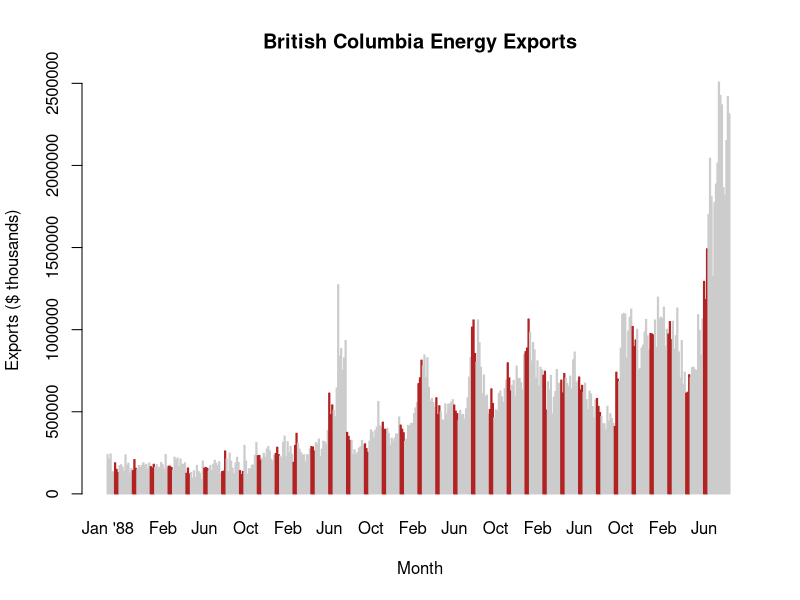

Source code (R):
#setup workspace
graphics.off()
rm(list=ls())


# Part 1 - Getting the data

# 1
  # loading required libraries
  library(tidyverse)
  library(readxl)

# 2
  # loading the data skipping first 5 lines of input
  d <- read_xlsx("./bc_trade.xlsx", skip = 5)

# 3
  # extracting the current names for columns 1 and 3
  old_names <- names(d)[c(1,3)]
  
  # renaming columns 1 and 3
  d <- d |>
    rename(month = old_names[1]) |> 
    rename(energy = old_names[2])
  
  
# Part 2 - Time series graphics

# 4.
  # creating a color codes vector with the same length as the month column in d
  # and initializing each value to "#cccccc"
  color_codes <- rep("#cccccc", times = length(d$month))
  # for those indices in color_codes matching the row numbers in the d$month
  # column containing Jun, Jul or Aug, we set a value of "firebrick"
  color_codes[d$month == "Jun" | d$month == "Jul" | d$month == "Aug"] <- "firebrick"

# 5.
  # creating the bar graph
  d$energy |> 
    barplot(names.arg = d$month,
            col = color_codes, border = color_codes,
            xlab = "Month", ylab = "Exports ($ thousands)",
            main = "British Columbia Energy Exports")
  
  
  
  
  